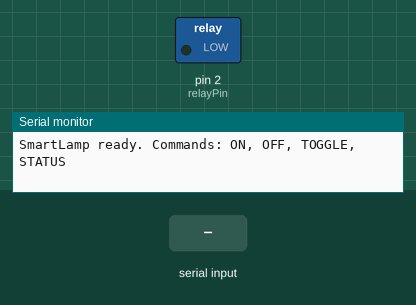
Bench run of a sketch on a simulated Arduino Uno, built with avr-gcc and run on an emulated ATmega328P. Shown: switched loads named in the sketch (green lamp = pin HIGH), the last lines printed to the serial monitor. The test bench sets the inputs (shaded band).

Above: at 1.2 s.
1.3 s: "ON\n" received over the second serial link
At 2.5 s:
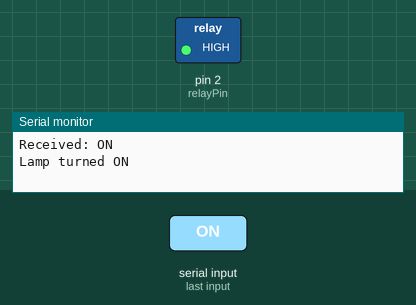
2.8 s: "OFF\n" received over the second serial link
At 3.9 s:
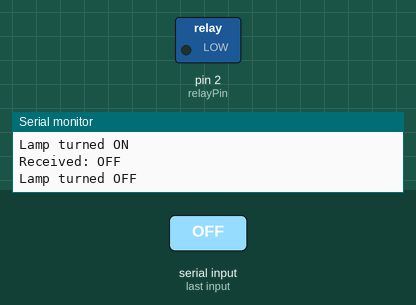
4.3 s: "TOGGLE\n" received over the second serial link
At 5.2 s:
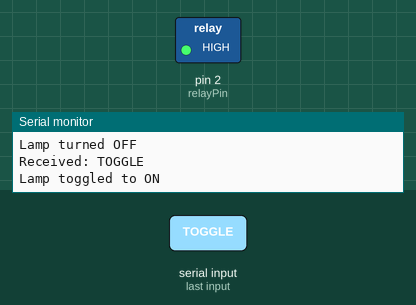
Timing chart, 0 to 7.3 s (numbered marks = the images above; inputs shaded):
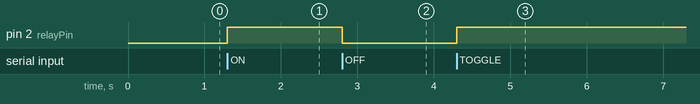

The sketch:

Smart-lamp.ino
```cpp
#include <SoftwareSerial.h>

// Піни для підключення Bluetooth HC-05
// HC-05: TX → D10, RX → D11 (через дільник напруги!)
SoftwareSerial BT(10, 11); // RX, TX

// Пін для реле (лампи)
const int relayPin = 2;

void setup() {
    pinMode(relayPin, OUTPUT);
    digitalWrite(relayPin, LOW);

    Serial.begin(9600);
    BT.begin(9600);

    Serial.println("SmartLamp ready. Commands: ON, OFF, TOGGLE, STATUS");
    BT.println("SmartLamp ready. Commands: ON, OFF, TOGGLE, STATUS");
}

void loop() {

    if (BT.available()) {
        String cmd = BT.readStringUntil('\n');
        cmd.trim();
        cmd.toUpperCase();

        Serial.print("Received: ");
        Serial.println(cmd);

        if (cmd == "ON") { //  Включити
            digitalWrite(relayPin, HIGH);
            BT.println("Lamp turned ON");
            Serial.println("Lamp turned ON");
        }
        else if (cmd == "OFF") { //  Виключити
            digitalWrite(relayPin, LOW);
            BT.println("Lamp turned OFF");
            Serial.println("Lamp turned OFF");
        }
        else if (cmd == "TOGGLE") { //  Змінює стан лампи на протилежний
            int state = digitalRead(relayPin);
            digitalWrite(relayPin, !state);
            BT.print("Lamp toggled to ");
            BT.println(!state ? "ON" : "OFF");
            Serial.print("Lamp toggled to ");
            Serial.println(!state ? "ON" : "OFF");
        }
        else if (cmd == "STATUS") { // Повідомляє про поточний стан лампи.
            BT.print("Lamp is ");
            BT.println(digitalRead(relayPin) ? "ON" : "OFF");
        }
        else {
            BT.println("Unknown command. Use: ON, OFF, TOGGLE, STATUS");
        }
    }
}
```

Measured:
- after the input at 1.3 s, pin 2 (relayPin): LOW → HIGH at once
- after the input at 2.8 s, pin 2 (relayPin): HIGH → LOW at once
- after the input at 4.3 s, pin 2 (relayPin): LOW → HIGH at once
